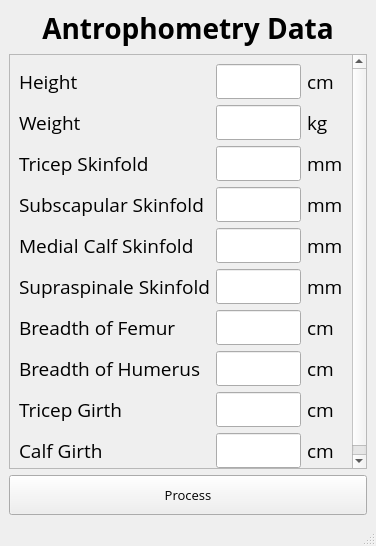
<?xml version="1.0" encoding="UTF-8"?>
<ui version="4.0">
 <class>menuInput</class>
 <widget class="QMainWindow" name="menuInput">
  <property name="geometry">
   <rect>
    <x>0</x>
    <y>0</y>
    <width>376</width>
    <height>546</height>
   </rect>
  </property>
  <property name="sizePolicy">
   <sizepolicy hsizetype="Preferred" vsizetype="Preferred">
    <horstretch>0</horstretch>
    <verstretch>0</verstretch>
   </sizepolicy>
  </property>
  <property name="windowTitle">
   <string>MainWindow</string>
  </property>
  <widget class="QWidget" name="centralwidget">
   <layout class="QGridLayout" name="gridLayout">
    <item row="0" column="0" colspan="2">
     <widget class="QLabel" name="labelTitle">
      <property name="font">
       <font>
        <family>Open Sans</family>
        <pointsize>21</pointsize>
        <weight>75</weight>
        <bold>true</bold>
        <strikeout>false</strikeout>
        <kerning>true</kerning>
       </font>
      </property>
      <property name="text">
       <string>Antrophometry Data</string>
      </property>
      <property name="alignment">
       <set>Qt::AlignCenter</set>
      </property>
     </widget>
    </item>
    <item row="1" column="0" colspan="2">
     <widget class="QScrollArea" name="scrollArea">
      <property name="widgetResizable">
       <bool>true</bool>
      </property>
      <widget class="QWidget" name="scrollAreaWidgetContents">
       <property name="geometry">
        <rect>
         <x>0</x>
         <y>0</y>
         <width>356</width>
         <height>395</height>
        </rect>
       </property>
       <layout class="QGridLayout" name="gridLayout_2">
        <item row="6" column="0">
         <widget class="QLabel" name="labelSubscapularSF">
          <property name="font">
           <font>
            <family>Open Sans</family>
            <pointsize>14</pointsize>
           </font>
          </property>
          <property name="text">
           <string>Subscapular Skinfold</string>
          </property>
         </widget>
        </item>
        <item row="7" column="0">
         <widget class="QLabel" name="labelMedialCalfSF">
          <property name="font">
           <font>
            <family>Open Sans</family>
            <pointsize>14</pointsize>
           </font>
          </property>
          <property name="text">
           <string>Medial Calf Skinfold</string>
          </property>
         </widget>
        </item>
        <item row="0" column="1">
         <widget class="QLineEdit" name="lineEditHeight">
          <property name="font">
           <font>
            <family>Open Sans</family>
            <pointsize>14</pointsize>
           </font>
          </property>
          <property name="alignment">
           <set>Qt::AlignRight|Qt::AlignTrailing|Qt::AlignVCenter</set>
          </property>
         </widget>
        </item>
        <item row="14" column="0">
         <widget class="QLabel" name="labelCalfG">
          <property name="font">
           <font>
            <family>Open Sans</family>
            <pointsize>14</pointsize>
           </font>
          </property>
          <property name="text">
           <string>Calf Girth</string>
          </property>
         </widget>
        </item>
        <item row="14" column="5">
         <widget class="QLabel" name="labelcm5">
          <property name="font">
           <font>
            <family>Open Sans</family>
            <pointsize>14</pointsize>
           </font>
          </property>
          <property name="text">
           <string>cm</string>
          </property>
         </widget>
        </item>
        <item row="0" column="0">
         <widget class="QLabel" name="labelHeight">
          <property name="font">
           <font>
            <family>Open Sans</family>
            <pointsize>14</pointsize>
           </font>
          </property>
          <property name="text">
           <string>Height</string>
          </property>
         </widget>
        </item>
        <item row="7" column="5">
         <widget class="QLabel" name="labelmm3">
          <property name="font">
           <font>
            <family>Open Sans</family>
            <pointsize>14</pointsize>
           </font>
          </property>
          <property name="text">
           <string>mm</string>
          </property>
         </widget>
        </item>
        <item row="12" column="1">
         <widget class="QLineEdit" name="lineEditTHumerus">
          <property name="font">
           <font>
            <family>Open Sans</family>
            <pointsize>14</pointsize>
           </font>
          </property>
          <property name="alignment">
           <set>Qt::AlignRight|Qt::AlignTrailing|Qt::AlignVCenter</set>
          </property>
         </widget>
        </item>
        <item row="12" column="5">
         <widget class="QLabel" name="labelcm3">
          <property name="font">
           <font>
            <family>Open Sans</family>
            <pointsize>14</pointsize>
           </font>
          </property>
          <property name="text">
           <string>cm</string>
          </property>
         </widget>
        </item>
        <item row="10" column="1">
         <widget class="QLineEdit" name="lineEditSupraspinaleSF">
          <property name="font">
           <font>
            <family>Open Sans</family>
            <pointsize>14</pointsize>
           </font>
          </property>
          <property name="alignment">
           <set>Qt::AlignRight|Qt::AlignTrailing|Qt::AlignVCenter</set>
          </property>
         </widget>
        </item>
        <item row="11" column="1">
         <widget class="QLineEdit" name="lineEditBoFemur">
          <property name="font">
           <font>
            <family>Open Sans</family>
            <pointsize>14</pointsize>
           </font>
          </property>
          <property name="alignment">
           <set>Qt::AlignRight|Qt::AlignTrailing|Qt::AlignVCenter</set>
          </property>
         </widget>
        </item>
        <item row="10" column="5">
         <widget class="QLabel" name="labelmm4">
          <property name="font">
           <font>
            <family>Open Sans</family>
            <pointsize>14</pointsize>
           </font>
          </property>
          <property name="text">
           <string>mm</string>
          </property>
         </widget>
        </item>
        <item row="14" column="1">
         <widget class="QLineEdit" name="lineEditCalfG">
          <property name="font">
           <font>
            <family>Open Sans</family>
            <pointsize>14</pointsize>
           </font>
          </property>
          <property name="alignment">
           <set>Qt::AlignRight|Qt::AlignTrailing|Qt::AlignVCenter</set>
          </property>
         </widget>
        </item>
        <item row="4" column="1">
         <widget class="QLineEdit" name="lineEditTricepSF">
          <property name="font">
           <font>
            <family>Open Sans</family>
            <pointsize>14</pointsize>
           </font>
          </property>
          <property name="alignment">
           <set>Qt::AlignRight|Qt::AlignTrailing|Qt::AlignVCenter</set>
          </property>
         </widget>
        </item>
        <item row="4" column="5">
         <widget class="QLabel" name="labelmm">
          <property name="font">
           <font>
            <family>Open Sans</family>
            <pointsize>14</pointsize>
           </font>
          </property>
          <property name="text">
           <string>mm</string>
          </property>
         </widget>
        </item>
        <item row="13" column="0">
         <widget class="QLabel" name="labelLTricepG">
          <property name="font">
           <font>
            <family>Open Sans</family>
            <pointsize>14</pointsize>
           </font>
          </property>
          <property name="text">
           <string>Tricep Girth</string>
          </property>
         </widget>
        </item>
        <item row="0" column="5">
         <widget class="QLabel" name="labelcm">
          <property name="font">
           <font>
            <family>Open Sans</family>
            <pointsize>14</pointsize>
           </font>
          </property>
          <property name="text">
           <string>cm</string>
          </property>
         </widget>
        </item>
        <item row="13" column="5">
         <widget class="QLabel" name="labelcm4">
          <property name="font">
           <font>
            <family>Open Sans</family>
            <pointsize>14</pointsize>
           </font>
          </property>
          <property name="text">
           <string>cm</string>
          </property>
         </widget>
        </item>
        <item row="10" column="0">
         <widget class="QLabel" name="labelSupraspinaleSF">
          <property name="font">
           <font>
            <family>Open Sans</family>
            <pointsize>14</pointsize>
           </font>
          </property>
          <property name="text">
           <string>Supraspinale Skinfold</string>
          </property>
         </widget>
        </item>
        <item row="4" column="0">
         <widget class="QLabel" name="labelTricepSF">
          <property name="font">
           <font>
            <family>Open Sans</family>
            <pointsize>14</pointsize>
           </font>
          </property>
          <property name="text">
           <string>Tricep Skinfold</string>
          </property>
         </widget>
        </item>
        <item row="6" column="1">
         <widget class="QLineEdit" name="lineSubscapularSF">
          <property name="font">
           <font>
            <family>Open Sans</family>
            <pointsize>14</pointsize>
           </font>
          </property>
          <property name="alignment">
           <set>Qt::AlignRight|Qt::AlignTrailing|Qt::AlignVCenter</set>
          </property>
         </widget>
        </item>
        <item row="13" column="1">
         <widget class="QLineEdit" name="lineEditTricepG">
          <property name="font">
           <font>
            <family>Open Sans</family>
            <pointsize>14</pointsize>
           </font>
          </property>
          <property name="alignment">
           <set>Qt::AlignRight|Qt::AlignTrailing|Qt::AlignVCenter</set>
          </property>
         </widget>
        </item>
        <item row="7" column="1">
         <widget class="QLineEdit" name="lineEditMedialCalfSF">
          <property name="font">
           <font>
            <family>Open Sans</family>
            <pointsize>14</pointsize>
           </font>
          </property>
          <property name="alignment">
           <set>Qt::AlignRight|Qt::AlignTrailing|Qt::AlignVCenter</set>
          </property>
         </widget>
        </item>
        <item row="11" column="0">
         <widget class="QLabel" name="labelBoFemur">
          <property name="font">
           <font>
            <family>Open Sans</family>
            <pointsize>14</pointsize>
           </font>
          </property>
          <property name="text">
           <string>Breadth of Femur</string>
          </property>
         </widget>
        </item>
        <item row="12" column="0">
         <widget class="QLabel" name="labelBoHumerus">
          <property name="font">
           <font>
            <family>Open Sans</family>
            <pointsize>14</pointsize>
           </font>
          </property>
          <property name="text">
           <string>Breadth of Humerus</string>
          </property>
         </widget>
        </item>
        <item row="6" column="5">
         <widget class="QLabel" name="labelmm2">
          <property name="font">
           <font>
            <family>Open Sans</family>
            <pointsize>14</pointsize>
           </font>
          </property>
          <property name="text">
           <string>mm</string>
          </property>
         </widget>
        </item>
        <item row="11" column="5">
         <widget class="QLabel" name="labelcm2">
          <property name="font">
           <font>
            <family>Open Sans</family>
            <pointsize>14</pointsize>
           </font>
          </property>
          <property name="text">
           <string>cm</string>
          </property>
         </widget>
        </item>
        <item row="3" column="0">
         <widget class="QLabel" name="labelWeight">
          <property name="font">
           <font>
            <family>Open Sans</family>
            <pointsize>14</pointsize>
           </font>
          </property>
          <property name="text">
           <string>Weight</string>
          </property>
         </widget>
        </item>
        <item row="3" column="1">
         <widget class="QLineEdit" name="lineEditWeight">
          <property name="font">
           <font>
            <family>Open Sans</family>
            <pointsize>14</pointsize>
           </font>
          </property>
          <property name="alignment">
           <set>Qt::AlignRight|Qt::AlignTrailing|Qt::AlignVCenter</set>
          </property>
         </widget>
        </item>
        <item row="3" column="5">
         <widget class="QLabel" name="labelkg">
          <property name="font">
           <font>
            <family>Open Sans</family>
            <pointsize>14</pointsize>
           </font>
          </property>
          <property name="text">
           <string>kg</string>
          </property>
         </widget>
        </item>
       </layout>
      </widget>
     </widget>
    </item>
    <item row="2" column="0" colspan="2">
     <widget class="QPushButton" name="buttonProcess">
      <property name="minimumSize">
       <size>
        <width>0</width>
        <height>40</height>
       </size>
      </property>
      <property name="font">
       <font>
        <family>Open Sans</family>
        <pointsize>10</pointsize>
        <weight>50</weight>
        <bold>false</bold>
       </font>
      </property>
      <property name="text">
       <string>Process</string>
      </property>
      <property name="autoDefault">
       <bool>false</bool>
      </property>
     </widget>
    </item>
   </layout>
  </widget>
  <widget class="QMenuBar" name="menubar">
   <property name="geometry">
    <rect>
     <x>0</x>
     <y>0</y>
     <width>376</width>
     <height>21</height>
    </rect>
   </property>
  </widget>
  <widget class="QStatusBar" name="statusbar"/>
 </widget>
 <resources/>
 <connections/>
</ui>
